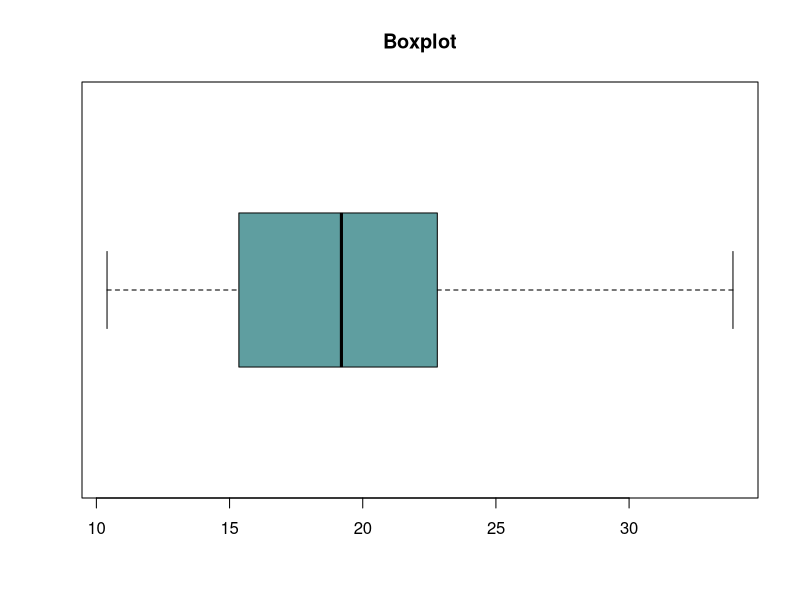

R code for this plot:
## ---- chunk 1
knitr::opts_chunk$set(echo = TRUE)
## ---- chunk 2
mean(mtcars$mpg)
## ---- chunk 3
median(mtcars$mpg)
## ---- chunk 4
# Define a function to calculate mode, this can
#   now be used like any other R function.
get.mode <- function(x,...){
    # Make a table of x
    x.table <- table(x,...)
    
    # Return the names of the rows which have the max frequency
    return(rownames(x.table)[max(x.table)==x.table])
}

# We will have multiple modes
get.mode(mtcars$mpg)
## ---- chunk 5
cyl.fac <- as.factor(mtcars$cyl)

get.mode(cyl.fac)
## ---- chunk 6
mean(c(min(mtcars$mpg), max(mtcars$mpg)))
## ---- chunk 7
diff(range(mtcars$mpg))
## ---- chunk 8
var(mtcars$mpg)
## ---- chunk 9
sd(mtcars$mpg)
## ---- chunk 10
cv <- sd(mtcars$mpg) / mean(mtcars$mpg)
cv
## ---- chunk 11
cv * 100
## ---- chunk 12
# What is the z-score for 30 mpg?
x <- 30

z <- (x - mean(mtcars$mpg)) / sd(mtcars$mpg)   # Notice the parentheses
z
## ---- chunk 13
z.2 <- scale(x, mean(mtcars$mpg), sd(mtcars$mpg))
z.2[1,1]
## ---- chunk 14
(z * sd(mtcars$mpg)) + mean(mtcars$mpg)
## ---- chunk 15
# Find the 30th percentile of MPG
quantile(mtcars$mpg, .3)
## ---- chunk 16
# What is the percentile of 24.4 MPG
pc <- ecdf(mtcars$mpg)(24.4)

# To display as a percentile, as the book defines it,
#   multiply by 100 and round up
ceiling(pc*100)
## ---- chunk 17
# Find Q1, Q2 and Q3
quantile(mtcars$mpg, c(.25, .50, .75))
## ---- chunk 18
quantile(mtcars$mpg, c(0, .25, .50, .75, 1))
## ---- chunk 19
summary(mtcars$mpg)
## ---- chunk 20
boxplot(mtcars$mpg, 
        horizontal = TRUE,   # Draw a horizontal plot
        col = "cadetblue",
        main = "Boxplot")
